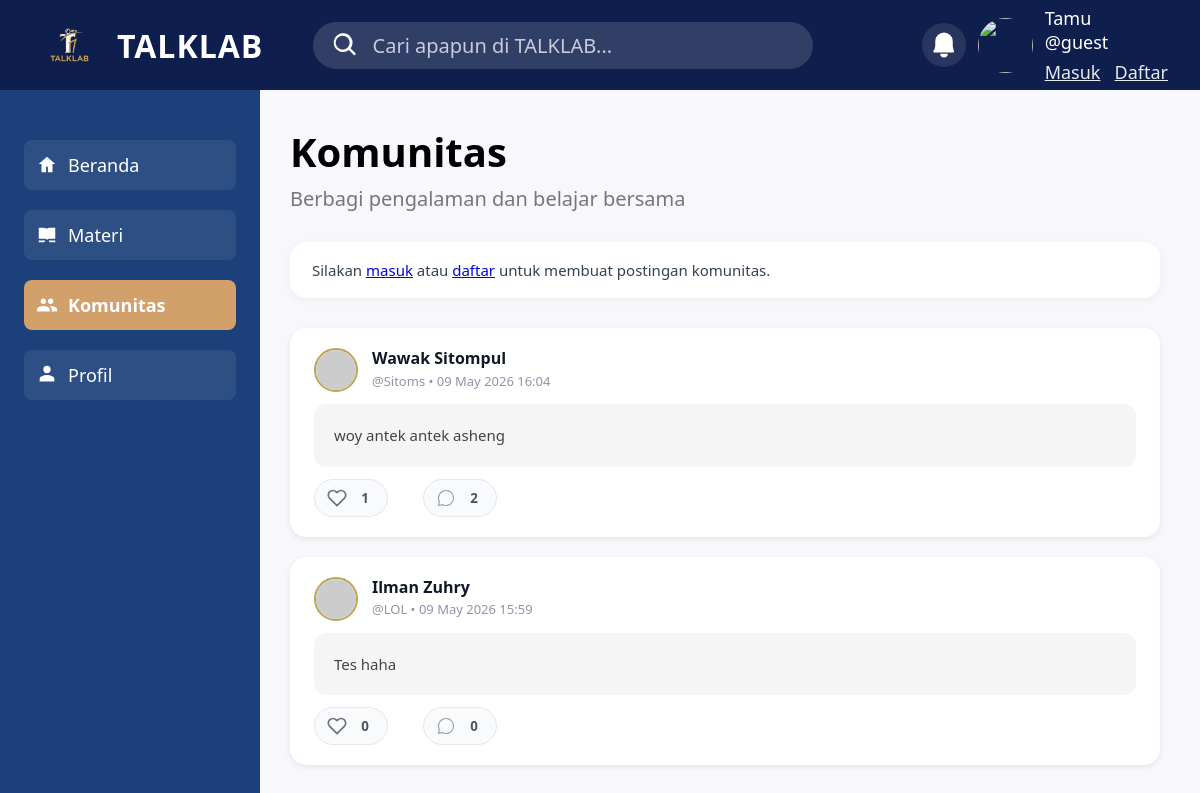
Page /Komunitas.php on the committed database.
### tables this page shows
CREATE TABLE `komunitas` (
  `Id` int(10) UNSIGNED NOT NULL,
  `Id_User` varchar(6) NOT NULL,
  `Isi` text NOT NULL,
  `Dibuat` datetime NOT NULL DEFAULT current_timestamp(),
  `Update_Post` datetime DEFAULT NULL ON UPDATE current_timestamp()
);

CREATE TABLE `users` (
  `Id_User` varchar(6) NOT NULL,
  `Nama` varchar(100) NOT NULL,
  `Tempat_Lahir` varchar(100) NOT NULL,
  `Tanggal_Lahir` date NOT NULL,
  `Username` varchar(50) NOT NULL,
  `Password` varchar(255) NOT NULL,
  `Foto` varchar(255) NOT NULL
);

### core.php (called while the page is built, shortened)
<?php
class manz{
	var $talkhost = "localhost";
    var $user = "root";
    var $pass = "";
    var $dbname = "talklab";
	public mysqli $koneksi;
	function __construct(){
		$this->koneksi=mysqli_connect($this->talkhost,$this->user,$this->pass,$this->dbname);
	}
	public function getCurrentUser(){
		return false;
	}
	public function ensureCommunityPostsTable(){
	$create = "CREATE TABLE IF NOT EXISTS Komunitas (
		Id INT UNSIGNED NOT NULL AUTO_INCREMENT,
		Id_User VARCHAR(6) NOT NULL,
		Isi TEXT NOT NULL,
		Dibuat DATETIME NOT NULL DEFAULT CURRENT_TIMESTAMP,
		Update_Post DATETIME NULL DEFAULT NULL
		ON UPDATE CURRENT_TIMESTAMP,
		PRIMARY KEY (Id),
		KEY idx_user_id (Id_User),
		CONSTRAINT fk_community_user FOREIGN KEY (Id_User) REFERENCES users(Id_User)
		ON DELETE CASCADE
		ON UPDATE CASCADE
	) ENGINE=InnoDB DEFAULT CHARSET=utf8mb4 COLLATE=utf8mb4_general_ci";
	mysqli_query($this->koneksi, $create);
}
	public function getCommunityPosts(){
	$sql = "SELECT p.Id,p.Id_User,p.Isi,p.Dibuat,
		u.Nama AS name,u.Username AS username
		FROM Komunitas p LEFT JOIN users u ON p.Id_User = u.Id_User ORDER BY p.Dibuat DESC";
	$res = mysqli_query($this->koneksi, $sql);
	$posts = [];
	if ($res){
		while ($row = mysqli_fetch_assoc($res)){
			$posts[] = $row;
		}
	}
	return $posts;
}
	public function ensureLikesAndCommentsTable(){
	$createLikes = "CREATE TABLE IF NOT EXISTS post_likes (
		id INT UNSIGNED NOT NULL AUTO_INCREMENT,
		post_id INT UNSIGNED NOT NULL,
		user_id VARCHAR(6) NOT NULL,
		created_at DATETIME NOT NULL DEFAULT CURRENT_TIMESTAMP,
		PRIMARY KEY (id),
		UNIQUE KEY unique_like (post_id, user_id),
		KEY idx_post (post_id),
		KEY idx_user (user_id),
		CONSTRAINT fk_like_post FOREIGN KEY (post_id) REFERENCES Komunitas(Id) ON DELETE CASCADE,
		CONSTRAINT fk_like_user FOREIGN KEY (user_id) REFERENCES users(Id_User) ON DELETE CASCADE
	) ENGINE=InnoDB DEFAULT CHARSET=utf8mb4 COLLATE=utf8mb4_general_ci";
	mysqli_query($this->koneksi, $createLikes);
	$createComments = "CREATE TABLE IF NOT EXISTS post_comments (
		id INT UNSIGNED NOT NULL AUTO_INCREMENT,
		post_id INT UNSIGNED NOT NULL,
		user_id VARCHAR(6) NOT NULL,
		content TEXT NOT NULL,
		created_at DATETIME NOT NULL DEFAULT CURRENT_TIMESTAMP,
		updated_at DATETIME NULL ON UPDATE CURRENT_TIMESTAMP,
		PRIMARY KEY (id),
		KEY idx_post (post_id),
		KEY idx_user (user_id),
		CONSTRAINT fk_comment_post FOREIGN KEY (post_id) REFERENCES Komunitas(Id) ON DELETE CASCADE,
		CONSTRAINT fk_comment_user FOREIGN KEY (user_id) REFERENCES users(Id_User) ON DELETE CASCADE
	) ENGINE=InnoDB DEFAULT CHARSET=utf8mb4 COLLATE=utf8mb4_general_ci";
	mysqli_query($this->koneksi, $createComments);
}
	public function getLikeCount($postId){
	$postIdEsc = (int) $postId;
	$sql = "SELECT COUNT(*) as count FROM post_likes WHERE post_id = $postIdEsc";
	$res = mysqli_query($this->koneksi, $sql);
	if ($res) {
		$row = mysqli_fetch_assoc($res);
		return (int) $row['count'];
	}
	return 0;
}
	public function getCommentCount($postId){
	$postIdEsc = (int) $postId;
	$sql = "SELECT COUNT(*) as count FROM post_comments WHERE post_id = $postIdEsc";
	$res = mysqli_query($this->koneksi, $sql);
	if ($res) {
		$row = mysqli_fetch_assoc($res);
		return (int) $row['count'];
	}
	return 0;
}
}

### Komunitas.php (the view, shortened to what this page needs)
<?php
require_once 'core.php';
$app = new manz();
$app->ensureSession();
$currentUser = $app->getCurrentUser();
$editPost = null;
$posts = $app->getCommunityPosts();
?>
<!DOCTYPE html>
<html lang="id">
<head>
</head>
<body>
  <?php include 'includes/header.php'; ?>
  <?php include 'includes/sidebar.php'; ?>
  <main role="main" tabindex="-1">
    <div class="clearfix">
      <h1 style="font-size:40px; font-weight:700; color:#000;">Komunitas</h1>
      <p style="color:#777; font-size:20px; margin-bottom:30px;">Berbagi pengalaman dan belajar bersama</p>
    </div>
    <?php if ($currentUser): ?>
      <section class="post-form" id="post-form" style="<?= $editPost ? 'display:block;' : 'display:none;' ?>">
        <h2><?= $editPost ? 'Sunting Postingan' : 'Tulis Postingan Baru' ?></h2>
        <form action="Komunitas.php" method="post">
          <input type="hidden" name="action" value="<?= $editPost ? 'update' : 'create' ?>">
          <?php if ($editPost): ?>
            <input type="hidden" name="post_id" value="<?= htmlspecialchars($editPost['Id']) ?>">
          <?php endif; ?>
          <div class="form-group">
            <label for="content">Isi</label>
            <textarea id="content" name="content" required><?= htmlspecialchars($editPost['Isi'] ?? '') ?></textarea>
          </div>
          <div class="form-actions">
            <button class="btn-submit" type="submit"><?= $editPost ? 'Simpan Perubahan' : 'Posting' ?></button>
            <?php if ($editPost): ?>
              <a href="Komunitas.php" class="btn-cancel">Batal</a>
            <?php endif; ?>
          </div>
        </form>
      </section>
    <?php else: ?>
      <div class="info-box">Silakan <a href="login.php">masuk</a> atau <a href="regis.php">daftar</a> untuk membuat postingan komunitas.</div>
    <?php endif; ?>
    <section class="post-list" aria-label="Daftar posting komunitas">
      <?php foreach ($posts as $post): ?>
        <?php
$isLiked = false;
?>
        <article class="post" tabindex="0">
          <header class="post-header">
            <img src="https://i.pravatar.cc/44?u=<?= urlencode($post['username'] ?: $post['Id_User']) ?>" alt="Avatar <?= htmlspecialchars($post['name'] ?: 'Pengguna') ?>" class="post-avatar" width="44" height="44">
            <div class="post-author-info">
              <div class="post-author"><?= htmlspecialchars($post['name'] ?: 'Pengguna') ?></div>
              <div class="post-username-time">@<?= htmlspecialchars($post['username'] ?: 'guest') ?> • <?= htmlspecialchars(date('d M Y H:i', strtotime($post['Dibuat']))) ?></div>
            </div>
          </header>
          <p class="post-text"><?= nl2br(htmlspecialchars($post['Isi'])) ?></p>
          <footer class="post-footer">
            <div class="reactions" aria-label="Reaksi postingan">
              <button
    type="button"
    class="reaction-btn like-btn <?= $isLiked ? 'liked' : '' ?>" data-post-id="<?= $post['Id'] ?>" data-action="like" aria-label="Suka">
                <span class="like-count"><?= $app->getLikeCount($post['Id']) ?></span>
              </button>
              <button type="button" class="reaction-btn comment-btn" data-post-id="<?= $post['Id'] ?>" data-action="comment" aria-label="Komentar">
                <img src="icon/komen.svg" style="width:20px; height:20px;" alt="Komentar">
                <span class="comment-count"><?= $app->getCommentCount($post['Id']) ?></span>
              </button>
            </div>
          </footer>
        </article>
      <?php endforeach; ?>
    </section>
  </main>
</body>
</html>

### rows in the picture
komunitas: Id_User.Nama "Wawak Sitompul", Id_User.Username "Sitoms", Dibuat "09 May 2026 16:04", Isi "woy antek antek asheng", LikeCount "1", Id "2"
komunitas: Id_User.Nama "Ilman Zuhry", Id_User.Username "LOL", Dibuat "09 May 2026 15:59", Isi "Tes haha", LikeCount "0", CommentCount "0"
